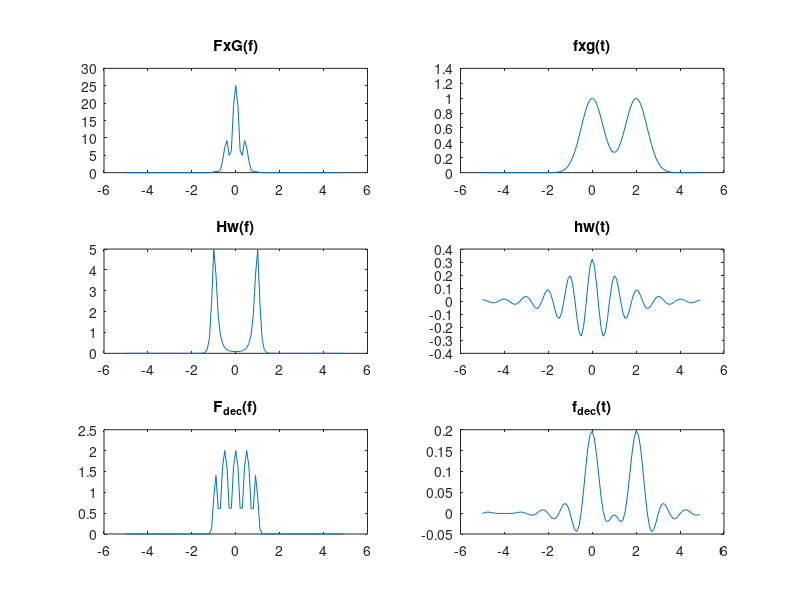

Recreate this plot in MATLAB.
%
%
%
function deconvolutionExampleFT2()
    tRange=[-5:0.1:4.9]; dt=diff(tRange(1:2));
    f=@(t) (t==0 | t==2);
    g=@(t) exp(-t.^2./(2*0.5^2));
    df=1./(dt*numel(tRange)); % the highest will be determined by the Nyquist theorem
    fRange=df*([1:numel(tRange)]-1-floor(numel(tRange)./2));
    
    % calculate the transfer function
    G=fft(ifftshift(g(tRange)));
    % convolve by multiplying
    F=fft(f(tRange));
    FxG=F.*G;
    fxg=ifft(FxG);
    clear F FxG; % in reality we don't know these
    
    % determine a filter
    NSR=ifftshift(fRange)./10;
    Hw=conj(G)./(abs(G).^2+NSR.^2);
    
    % deconvolve
    FxG=fft(fxg);
    F_dec=FxG.*Hw;
    f_dec=ifft(F_dec);
    
    %
    % Output
    %
    close all;
    figure('Position',[100 100 1024 768]);
    subplot(3,2,1);
    plot(fRange,abs(fftshift(FxG))); title('FxG(f)');
    subplot(3,2,3);
    plot(fRange,abs(fftshift(Hw))); title('Hw(f)');
    subplot(3,2,5);
    plot(fRange,abs(fftshift(F_dec))); title('F_{dec}(f)');
    
    subplot(3,2,2);
    plot(tRange,fxg); title('fxg(t)');
    subplot(3,2,4);
    plot(tRange,real(fftshift(ifft(Hw)))); title('hw(t)');
    subplot(3,2,6);
    plot(tRange,f_dec); title('f_{dec}(t)');
end